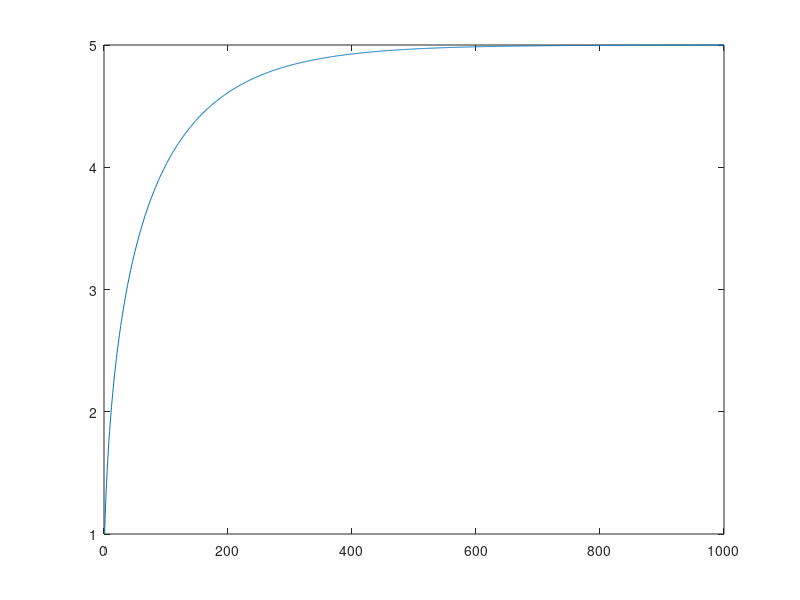

This chart was generated by the following MATLAB code:
clear all; clc; close all;

N = 1000;

J = 0.5; % момент инерции
omega = ones(N,1); % угловая скорость
M = 10; % электромагнитный момент
M_sopr = 2; % электромагнитный момент сопротивления
dt = 0.01;

for i = 2:N
    omega(i) = omega(i-1) + dt*((M/omega(i-1) - M_sopr)/J);

end

plot(omega)